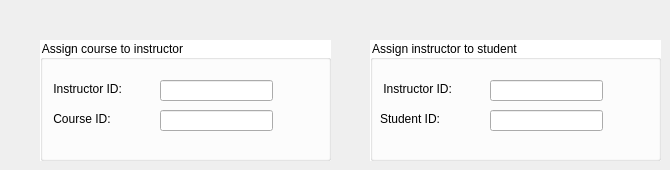
   <widget class="QWidget" name="assign">
    <attribute name="title">
     <string>Assign</string>
    </attribute>
    <widget class="QGroupBox" name="assigncourse">
     <property name="geometry">
      <rect>
       <x>40</x>
       <y>40</y>
       <width>291</width>
       <height>121</height>
      </rect>
     </property>
     <property name="palette">
      <palette>
       <active>
        <colorrole role="WindowText">
         <brush brushstyle="SolidPattern">
          <color alpha="255">
           <red>0</red>
           <green>0</green>
           <blue>0</blue>
          </color>
         </brush>
        </colorrole>
        <colorrole role="Button">
         <brush brushstyle="SolidPattern">
          <color alpha="255">
           <red>255</red>
           <green>255</green>
           <blue>255</blue>
          </color>
         </brush>
        </colorrole>
        <colorrole role="Base">
         <brush brushstyle="SolidPattern">
          <color alpha="255">
           <red>255</red>
           <green>255</green>
           <blue>255</blue>
          </color>
         </brush>
        </colorrole>
        <colorrole role="Window">
         <brush brushstyle="SolidPattern">
          <color alpha="255">
           <red>255</red>
           <green>255</green>
           <blue>255</blue>
          </color>
         </brush>
        </colorrole>
       </active>
       <inactive>
        <colorrole role="WindowText">
         <brush brushstyle="SolidPattern">
          <color alpha="255">
           <red>0</red>
           <green>0</green>
           <blue>0</blue>
          </color>
         </brush>
        </colorrole>
        <colorrole role="Button">
         <brush brushstyle="SolidPattern">
          <color alpha="255">
           <red>255</red>
           <green>255</green>
           <blue>255</blue>
          </color>
         </brush>
        </colorrole>
        <colorrole role="Base">
         <brush brushstyle="SolidPattern">
          <color alpha="255">
           <red>255</red>
           <green>255</green>
           <blue>255</blue>
          </color>
         </brush>
        </colorrole>
        <colorrole role="Window">
         <brush brushstyle="SolidPattern">
          <color alpha="255">
           <red>255</red>
           <green>255</green>
           <blue>255</blue>
          </color>
         </brush>
        </colorrole>
       </inactive>
       <disabled>
        <colorrole role="WindowText">
         <brush brushstyle="SolidPattern">
          <color alpha="96">
           <red>164</red>
           <green>166</green>
           <blue>168</blue>
          </color>
         </brush>
        </colorrole>
        <colorrole role="Button">
         <brush brushstyle="SolidPattern">
          <color alpha="255">
           <red>255</red>
           <green>255</green>
           <blue>255</blue>
          </color>
         </brush>
        </colorrole>
        <colorrole role="Base">
         <brush brushstyle="SolidPattern">
          <color alpha="255">
           <red>255</red>
           <green>255</green>
           <blue>255</blue>
          </color>
         </brush>
        </colorrole>
        <colorrole role="Window">
         <brush brushstyle="SolidPattern">
          <color alpha="255">
           <red>255</red>
           <green>255</green>
           <blue>255</blue>
          </color>
         </brush>
        </colorrole>
       </disabled>
      </palette>
     </property>
     <property name="styleSheet">
      <string notr="true">#newteacher{
	background-color: white
}

#newteacher .lineEdit{
	background-color: white
}

#assigncourse{
		background-color: white

}

</string>
     </property>
     <property name="title">
      <string>Assign course to instructor</string>
     </property>
     <widget class="QLabel" name="label_56">
      <property name="geometry">
       <rect>
        <x>10</x>
        <y>40</y>
        <width>101</width>
        <height>17</height>
       </rect>
      </property>
      <property name="palette">
       <palette>
        <active>
         <colorrole role="WindowText">
          <brush brushstyle="SolidPattern">
           <color alpha="255">
            <red>0</red>
            <green>0</green>
            <blue>0</blue>
           </color>
          </brush>
         </colorrole>
        </active>
        <inactive>
         <colorrole role="WindowText">
          <brush brushstyle="SolidPattern">
           <color alpha="255">
            <red>0</red>
            <green>0</green>
            <blue>0</blue>
           </color>
          </brush>
         </colorrole>
        </inactive>
        <disabled>
         <colorrole role="WindowText">
          <brush brushstyle="SolidPattern">
           <color alpha="96">
            <red>164</red>
            <green>166</green>
            <blue>168</blue>
           </color>
          </brush>
         </colorrole>
        </disabled>
       </palette>
      </property>
      <property name="text">
       <string> Instructor ID:</string>
      </property>
     </widget>
     <widget class="QLineEdit" name="lineEdit_35">
      <property name="geometry">
       <rect>
        <x>120</x>
        <y>40</y>
        <width>113</width>
        <height>21</height>
       </rect>
      </property>
      <property name="styleSheet">
       <string notr="true">#lineEdit{
	background-color: white;
}</string>
      </property>
     </widget>
     <widget class="QLabel" name="label_57">
      <property name="geometry">
       <rect>
        <x>10</x>
        <y>70</y>
        <width>101</width>
        <height>17</height>
       </rect>
      </property>
      <property name="palette">
       <palette>
        <active>
         <colorrole role="WindowText">
          <brush brushstyle="SolidPattern">
           <color alpha="255">
            <red>0</red>
            <green>0</green>
            <blue>0</blue>
           </color>
          </brush>
         </colorrole>
        </active>
        <inactive>
         <colorrole role="WindowText">
          <brush brushstyle="SolidPattern">
           <color alpha="255">
            <red>0</red>
            <green>0</green>
            <blue>0</blue>
           </color>
          </brush>
         </colorrole>
        </inactive>
        <disabled>
         <colorrole role="WindowText">
          <brush brushstyle="SolidPattern">
           <color alpha="96">
            <red>164</red>
            <green>166</green>
            <blue>168</blue>
           </color>
          </brush>
         </colorrole>
        </disabled>
       </palette>
      </property>
      <property name="text">
       <string> Course ID:</string>
      </property>
     </widget>
     <widget class="QLineEdit" name="lineEdit_36">
      <property name="geometry">
       <rect>
        <x>120</x>
        <y>70</y>
        <width>113</width>
        <height>21</height>
       </rect>
      </property>
      <property name="styleSheet">
       <string notr="true">#lineEdit{
	background-color: white;
}</string>
      </property>
     </widget>
    </widget>
    <widget class="QGroupBox" name="assignInstructor">
     <property name="geometry">
      <rect>
       <x>370</x>
       <y>40</y>
       <width>291</width>
       <height>121</height>
      </rect>
     </property>
     <property name="palette">
      <palette>
       <active>
        <colorrole role="WindowText">
         <brush brushstyle="SolidPattern">
          <color alpha="255">
           <red>0</red>
           <green>0</green>
           <blue>0</blue>
          </color>
         </brush>
        </colorrole>
        <colorrole role="Button">
         <brush brushstyle="SolidPattern">
          <color alpha="255">
           <red>255</red>
           <green>255</green>
           <blue>255</blue>
          </color>
         </brush>
        </colorrole>
        <colorrole role="Base">
         <brush brushstyle="SolidPattern">
          <color alpha="255">
           <red>255</red>
           <green>255</green>
           <blue>255</blue>
          </color>
         </brush>
        </colorrole>
        <colorrole role="Window">
         <brush brushstyle="SolidPattern">
          <color alpha="255">
           <red>255</red>
           <green>255</green>
           <blue>255</blue>
          </color>
         </brush>
        </colorrole>
       </active>
       <inactive>
        <colorrole role="WindowText">
         <brush brushstyle="SolidPattern">
          <color alpha="255">
           <red>0</red>
           <green>0</green>
           <blue>0</blue>
          </color>
         </brush>
        </colorrole>
        <colorrole role="Button">
         <brush brushstyle="SolidPattern">
          <color alpha="255">
           <red>255</red>
           <green>255</green>
           <blue>255</blue>
          </color>
         </brush>
        </colorrole>
        <colorrole role="Base">
         <brush brushstyle="SolidPattern">
          <color alpha="255">
           <red>255</red>
           <green>255</green>
           <blue>255</blue>
          </color>
         </brush>
        </colorrole>
        <colorrole role="Window">
         <brush brushstyle="SolidPattern">
          <color alpha="255">
           <red>255</red>
           <green>255</green>
           <blue>255</blue>
          </color>
         </brush>
        </colorrole>
       </inactive>
       <disabled>
        <colorrole role="WindowText">
         <brush brushstyle="SolidPattern">
          <color alpha="96">
           <red>164</red>
           <green>166</green>
           <blue>168</blue>
          </color>
         </brush>
        </colorrole>
        <colorrole role="Button">
         <brush brushstyle="SolidPattern">
          <color alpha="255">
           <red>255</red>
           <green>255</green>
           <blue>255</blue>
          </color>
         </brush>
        </colorrole>
        <colorrole role="Base">
         <brush brushstyle="SolidPattern">
          <color alpha="255">
           <red>255</red>
           <green>255</green>
           <blue>255</blue>
          </color>
         </brush>
        </colorrole>
        <colorrole role="Window">
         <brush brushstyle="SolidPattern">
          <color alpha="255">
           <red>255</red>
           <green>255</green>
           <blue>255</blue>
          </color>
         </brush>
        </colorrole>
       </disabled>
      </palette>
     </property>
     <property name="styleSheet">
      <string notr="true">#newteacher{
	background-color: white
}

#newteacher .lineEdit{
	background-color: white
}

#assigncourse{
		background-color: white

}

#assignInstructor{
	background-color: white
}
</string>
     </property>
     <property name="title">
      <string>Assign instructor to student</string>
     </property>
     <widget class="QLabel" name="label_58">
      <property name="geometry">
       <rect>
        <x>10</x>
        <y>40</y>
        <width>101</width>
        <height>17</height>
       </rect>
      </property>
      <property name="palette">
       <palette>
        <active>
         <colorrole role="WindowText">
          <brush brushstyle="SolidPattern">
           <color alpha="255">
            <red>0</red>
            <green>0</green>
            <blue>0</blue>
           </color>
          </brush>
         </colorrole>
        </active>
        <inactive>
         <colorrole role="WindowText">
          <brush brushstyle="SolidPattern">
           <color alpha="255">
            <red>0</red>
            <green>0</green>
            <blue>0</blue>
           </color>
          </brush>
         </colorrole>
        </inactive>
        <disabled>
         <colorrole role="WindowText">
          <brush brushstyle="SolidPattern">
           <color alpha="96">
            <red>164</red>
            <green>166</green>
            <blue>168</blue>
           </color>
          </brush>
         </colorrole>
        </disabled>
       </palette>
      </property>
      <property name="text">
       <string> Instructor ID:</string>
      </property>
     </widget>
     <widget class="QLineEdit" name="lineEdit_37">
      <property name="geometry">
       <rect>
        <x>120</x>
        <y>40</y>
        <width>113</width>
        <height>21</height>
       </rect>
      </property>
      <property name="styleSheet">
       <string notr="true">#lineEdit{
	background-color: white;
}</string>
      </property>
     </widget>
     <widget class="QLabel" name="label_59">
      <property name="geometry">
       <rect>
        <x>10</x>
        <y>70</y>
        <width>101</width>
        <height>17</height>
       </rect>
      </property>
      <property name="palette">
       <palette>
        <active>
         <colorrole role="WindowText">
          <brush brushstyle="SolidPattern">
           <color alpha="255">
            <red>0</red>
            <green>0</green>
            <blue>0</blue>
           </color>
          </brush>
         </colorrole>
        </active>
        <inactive>
         <colorrole role="WindowText">
          <brush brushstyle="SolidPattern">
           <color alpha="255">
            <red>0</red>
            <green>0</green>
            <blue>0</blue>
           </color>
          </brush>
         </colorrole>
        </inactive>
        <disabled>
         <colorrole role="WindowText">
          <brush brushstyle="SolidPattern">
           <color alpha="96">
            <red>164</red>
            <green>166</green>
            <blue>168</blue>
           </color>
          </brush>
         </colorrole>
        </disabled>
       </palette>
      </property>
      <property name="text">
       <string>Student ID:</string>
      </property>
     </widget>
     <widget class="QLineEdit" name="lineEdit_38">
      <property name="geometry">
       <rect>
        <x>120</x>
        <y>70</y>
        <width>113</width>
        <height>21</height>
       </rect>
      </property>
      <property name="styleSheet">
       <string notr="true">#lineEdit{
	background-color: white;
}</string>
      </property>
     </widget>
    </widget>
   </widget>
